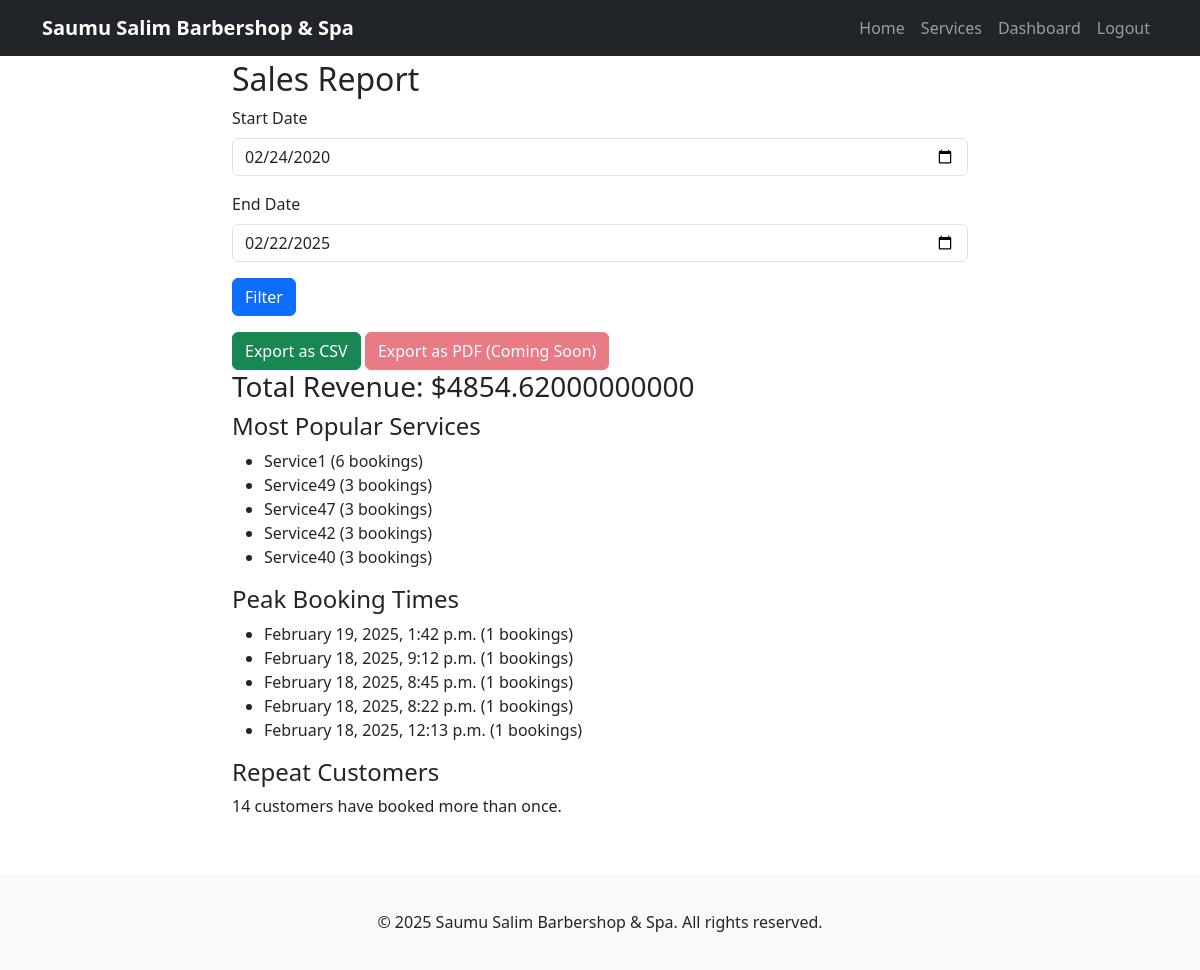
Screenshot of /reports/sales-report/ (signed in) with the database file from the repository.
### services/models.py (models this page shows, shortened)
class Service(models.Model):
    CATEGORY_CHOICES = [
        ('haircut', 'Haircut'),
        ('massage', 'Massage'),
        ('spa', 'Spa'),
    ]
    name = models.CharField(max_length=100)
    category = models.CharField(max_length=50, choices=CATEGORY_CHOICES)
    duration = models.DurationField()  # e.g., timedelta(hours=1)
    price = models.DecimalField(max_digits=10, decimal_places=2)
    description = models.TextField(blank=True, null=True)

### reports/views.py (the view, shortened to what this page needs)
# urls.py: path('sales-report/', views.sales_report, name='sales_report'),  # Sales report page
@user_passes_test(is_admin)
def sales_report(request):
    end_date = now()  # Use timezone-aware current time
    start_date = end_date - timedelta(days=1825)  # Use a wider range (e.g., 5 years)
    print(f"Start Date: {start_date}, End Date: {end_date}")
    payments = Billing.objects.filter(created_at__range=[start_date, end_date])
    total_revenue = payments.aggregate(total=Sum('total'))['total'] or 0
    popular_services = Appointment.objects.filter(
        appointment_date__range=[start_date, end_date]
    ).values('service__name').annotate(count=Count('service')).order_by('-count')[:5]
    peak_times = Appointment.objects.filter(
        appointment_date__range=[start_date, end_date]
    ).values('appointment_date').annotate(count=Count('id')).order_by('-count')[:5]
    repeat_customers = Appointment.objects.filter(
        appointment_date__range=[start_date, end_date]
    ).values('customer').annotate(count=Count('id')).filter(count__gt=1).count()
    context = {
        'payments': payments,
        'total_revenue': total_revenue,
        'popular_services': popular_services,
        'peak_times': peak_times,
        'repeat_customers': repeat_customers,
        'start_date': start_date,
        'end_date': end_date,
    }
    return render(request, 'reports/sales_report.html', context)

### reports/views.py (called while the page is built)
def is_admin(user):
    return user.is_authenticated and user.is_staff

### templates/reports/sales_report.html (shortened to what this page needs)
{% extends 'base.html' %}
{% block content %}
<div class="row justify-content-center">
    <div class="col-md-8">
        <h2>Sales Report</h2>
        <form method="post">
            <div class="mb-3">
                <label for="id_start_date" class="form-label">Start Date</label>
                <input type="date" id="id_start_date" name="start_date" class="form-control" value="{{ start_date|date:'Y-m-d' }}">
            </div>
            <div class="mb-3">
                <label for="id_end_date" class="form-label">End Date</label>
                <input type="date" id="id_end_date" name="end_date" class="form-control" value="{{ end_date|date:'Y-m-d' }}">
            </div>
            <button type="submit" class="btn btn-primary">Filter</button>
        </form>
        <div class="mt-3">
            <a href="?export_csv" class="btn btn-success">Export as CSV</a>
            <a href="#" class="btn btn-danger disabled">Export as PDF (Coming Soon)</a>
        </div>
        <h3>Total Revenue: ${{ total_revenue }}</h3>
        <h4>Most Popular Services</h4>
        <ul>
            {% for service in popular_services %}
                <li>{{ service.service__name }} ({{ service.count }} bookings)</li>
            {% empty %}
                <li>No data available.</li>
            {% endfor %}
        </ul>
        <h4>Peak Booking Times</h4>
        <ul>
            {% for time in peak_times %}
                <li>{{ time.appointment_date|date:"F j, Y, g:i a" }} ({{ time.count }} bookings)</li>
            {% empty %}
                <li>No data available.</li>
            {% endfor %}
        </ul>
        <h4>Repeat Customers</h4>
        <p>{{ repeat_customers }} customers have booked more than once.</p>
    </div>
</div>
{% endblock %}

### templates/base.html (style rules this page uses)
body { padding-top: 60px; }

### rows the page displays
Service: service__name "Service1", count "6"
Service: service__name "Service49", count "3"
Service: service__name "Service47", count "3"
Service: service__name "Service42", count "3"
Service: service__name "Service40", count "3"

### other values shown
{{ total_revenue }} "4854.62000000000"
{{ time.appointment_date|date:"F j, Y, g:i a" }} "February 19, 2025, 1:42 p.m." "February 18, 2025, 9:12 p.m." "February 18, 2025, 8:45 p.m." "February 18, 2025, 8:22 p.m." "February 18, 2025, 12:13 p.m."
{{ time.count }} "1" "1" "1" "1" "1"
{{ repeat_customers }} "14"
